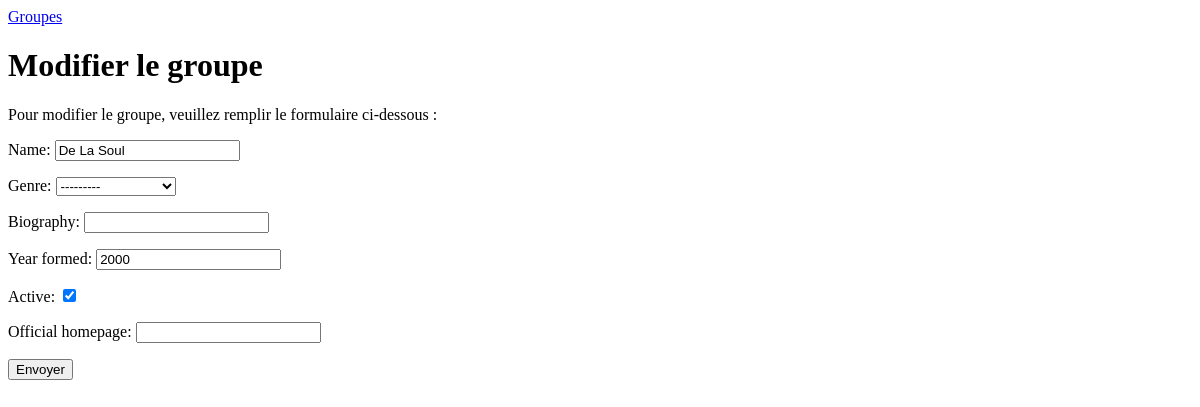
The app's page /bands/update/1/, older data.
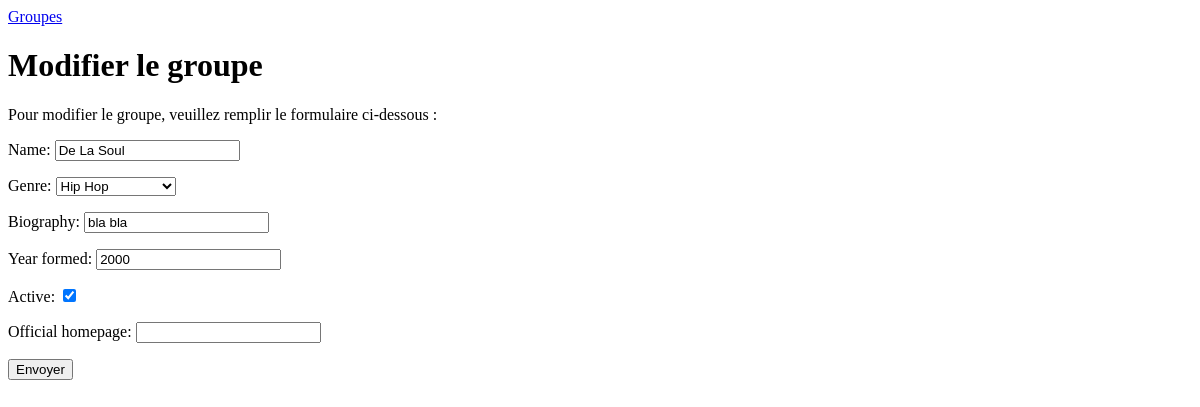
The same page, newer data.
### listings/models.py (models this page shows, shortened)
class Band(models.Model):
    class Genre(models.TextChoices):
        HIP_HOP = 'HH'
        SYNTH_POP = 'SP'
        ALTERNATIVE_ROCK = 'AR'
    name = models.fields.CharField(max_length=100)
    genre = models.fields.CharField(
        max_length=20,
        choices=Genre.choices,
    )
    biography = models.fields.CharField(max_length=1000)
    year_formed = models.fields.IntegerField(
        validators=[MinValueValidator(1900), MaxValueValidator(2025)]
    )
    active = models.fields.BooleanField(default=True)
    official_homepage = models.fields.URLField(null=True, blank=True)

### listings/views.py (the view)
# urls.py: path('bands/update/<int:id>/', views.band_update, name='band-update'),
def band_update(request, id):
            band = Band.objects.get(id=id)
            form = BandForm(instance=band)  # on pré-remplir le formulaire avec un groupe existant
            if request.method == 'POST':
                form = BandForm(request.POST, instance=band)  # on pré-remplir le formulaire avec un groupe existant
                if form.is_valid():
                    form.save()
                    return redirect('band-detail', id=band.id)  # rediriger vers la page de détails du groupe
            else:
                form = BandForm(instance=band)  # on pré-remplir le formulaire avec un groupe existant
            return render(request,
                            'listings/band_update.html',
                            {'form': form})

### listings/forms.py
class BandForm(forms.ModelForm):
    class Meta:
        model = Band
        fields = '__all__'

### listings/templates/listings/band_update.html (shortened to what this page needs)
{% extends 'listings/base.html' %}
{% block content %}
    <h1>Modifier le groupe</h1>
    <p>Pour modifier le groupe, veuillez remplir le formulaire ci-dessous :</p>
    <form method="post" >
        {{ form.as_p }}
        <input type="submit" value="Envoyer">
    </form>
{% endblock %}

Row changes from the older to the newer data that the page shows:
changed Band "De La Soul": genre "---------" → "Hip Hop"; biography (not shown) → "bla bla"
